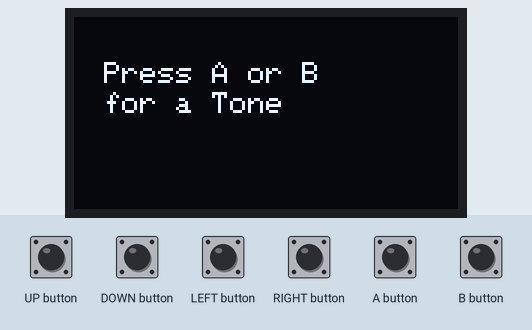
This sketch was run on a simulated Arduboy, built with avr-gcc and run on an emulated ATmega32U4. Shown: 128×64 one-colour display. The inputs (shaded band) are chosen by the test bench.

Above: at 2.7 s.
2.8 s: A button pressed for 0.15 s
At 3.2 s:
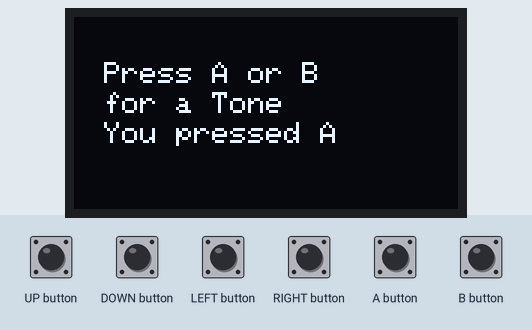
4.8 s: B button pressed for 0.15 s
At 5.2 s:
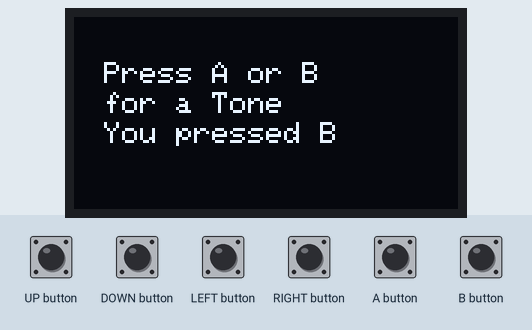
Timing chart, 0 to 7.8 s (numbered marks = the images above; inputs shaded):
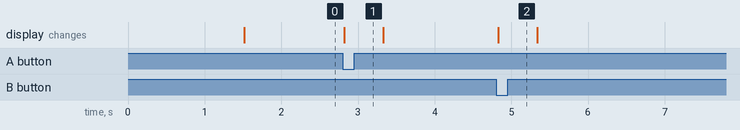

The sketch:

tone_button_test.ino
```cpp
// (licence header left out)
#include <Arduboy2.h>
#include <ArduboyTones.h>

// Instantiate both of the imported libraries
Arduboy2 myArduboy;
ArduboyTones sound(myArduboy.audio.enabled);

// Create a function for each tone
// To play a tone use this format: sound.tone(freq1, dur1, freq2, dur2, freq3, dur3);
// It can have up to three (frequency, duration) combinations
void toneYes() {
  sound.tone(987,160,1318,400);
}

void toneNo() {
  sound.tone(1318,160,987,400);
}

void setup() {
  // Put your setup code here, to run once
  // These starts myArduboy, sets the video frame rate,
  // enables audio and prints Hello World to the screen
  myArduboy.boot();
  myArduboy.setFrameRate(30);
  myArduboy.audio.on();
  myArduboy.setCursor(10, 15);
  myArduboy.print("Hello World");
  myArduboy.display();
  delay(1500);
} // end of setup()

void loop() {
  // Put your main code here, to run repeatedly:
  // Waits until the next video frame is to be displayed
  if (!(myArduboy.nextFrame()))
    return;

  // Waits for button presses and clears the screen
  myArduboy.pollButtons();
  myArduboy.clear();

  // Prints a message to the screen with instructions
  myArduboy.setCursor(10, 15);
  myArduboy.print("Press A or B");
  myArduboy.setCursor(10, 25);
  myArduboy.print("for a Tone");
  myArduboy.display();

  // Determines which button was pressed and then calls a function
  if (myArduboy.justPressed(A_BUTTON))
      {
        myArduboy.setCursor(10, 35);
        myArduboy.print("You pressed A");
        myArduboy.display();
        toneYes();
        delay(500);
      }
      else if (myArduboy.justPressed(B_BUTTON))
      {
        myArduboy.setCursor(10, 35);
        myArduboy.print("You pressed B");
        myArduboy.display();
        toneNo();
        delay(500);
      }
} // end of loop()
```

Measured:
- after the input at 2.8 s, the display: changes at once (image 1)
- after the input at 4.8 s, the display: changes at once (image 2)
